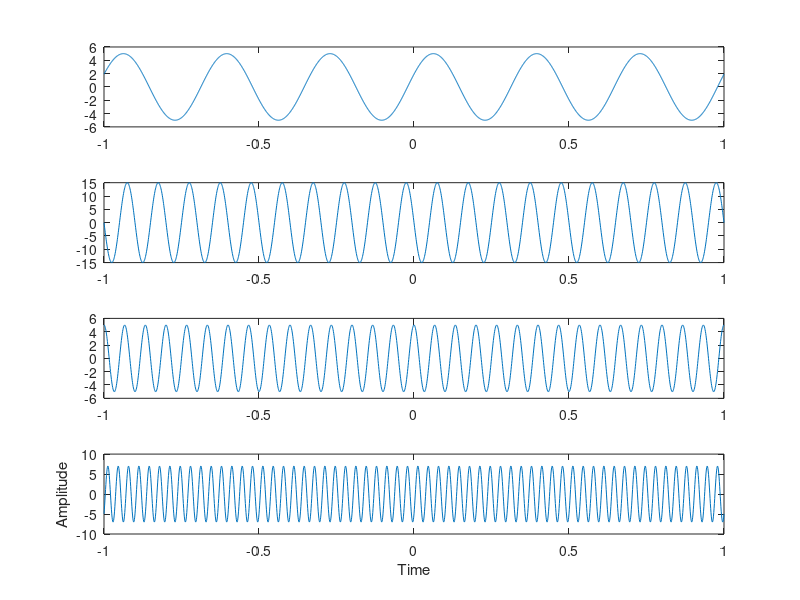
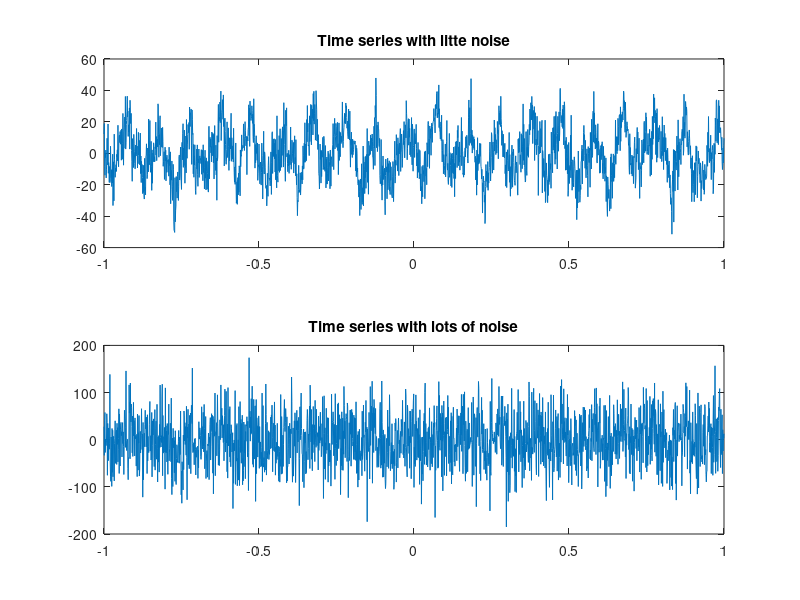
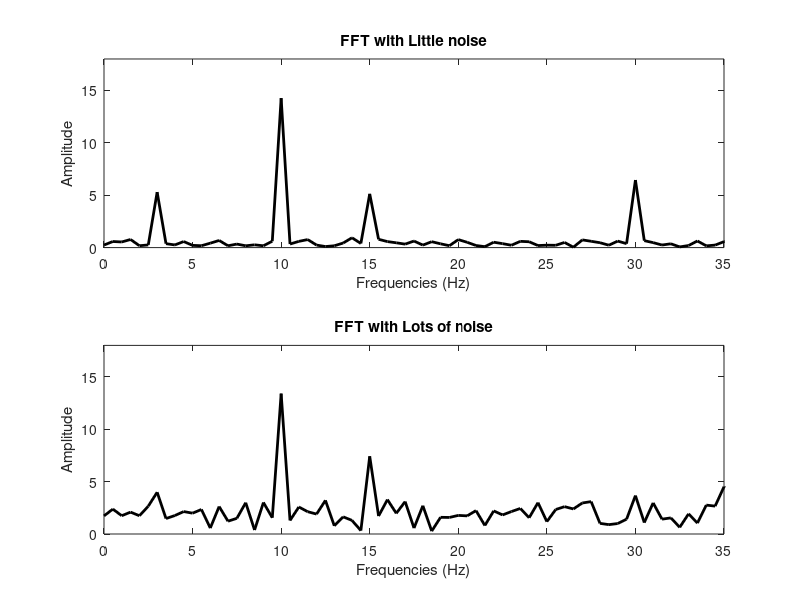

The MATLAB source for these figures, in order: (Note: this script raises an error after producing the figures.)
%%%%%%%% Problem set: Spectral analyses %%%%%%%%%%

%% 1. Generate 10 seconds of data at 1 Hz, comprising 4 sine waves with
% different frequencies (1-30 Hz) and different amplitudes

srate = 1000;
frex = [3 10 15 30];
amplit = [5 15 5 7];
phases = [pi/8 pi pi/2 -pi/4];
time = -1:1/srate:1;
pnts = length(time);
% Create sine waves
sine_waves =  zeros(length(frex),length(time));

for fi=1:length(frex)
    sine_waves(fi,:) = amplit(fi) * sin(2*pi*time*frex(fi) + phases(fi));
end

littleNoise = randn(size(time)) * 10;
lotsofNoise = randn(size(time)) * 50;

figure(1), clf

for snum=1:4
    subplot(4,1,snum)
    plot(time,sine_waves(snum,:))
end
xlabel("Time"), ylabel("Amplitude")

% Plot summed sine waves with little noise
figure(2), clf
subplot(211)
plot(time, sum(sine_waves)+littleNoise)
title('Time series with litte noise')

subplot(212)
plot(time, sum(sine_waves)+lotsofNoise)
title('Time series with lots of noise')

%% 2. Compute the power spectrum of the simulated time series (use FFT)

figure(3), clf

for noisei=1:2
    % FFT
    if noisei==1
        f = fft(sum(sine_waves,1)+littleNoise)/pnts;
    else
        f = fft(sum(sine_waves,1)+lotsofNoise)/pnts;
    end
    % compute frequencies in Hz
    hz = linspace(0,srate,pnts);
    % plot the amplitude spectrum
    
    subplot(2,1,noisei)
    plot(hz,2*abs(f),'k','linew',2)
    xlabel('Frequencies (Hz)'), ylabel('Amplitude')
    set(gca,'xlim',[0 35], 'ylim', [0 max(amplit)*1.2])

    if noisei==1
        title('FFT with Little noise')
    else
        title('FFT with Lots of noise')
    end
end

%% 3. Compute the power spectrum of data from electrode 7 in the laminar V1 dât.

% load the LFP data
load v1_laminar.mat
pnts = length(timevec);
% pick which channel
chan2use = 7;

% FFT of all trials individually
powspectSeparate = fft(squeeze(csd(chan2use,:,:)),[],1)/pnts;
% Average the single-trial spectra together
powspectSeparate = mean(2*abs(powspectSeparate),1);

% now average first, then take the FFT of the trial average
powspectAverage = 2 * abs(fft(mean(csd(chan2use,:,:),3))/pnts);

% frequencies in Hz
hz = linspace(0,srate/2,floor(pnts/2)+1);

% plot
figure(4), clf 
subplot(211)
plot(hz,powspectSeparate(1:length(hz)),'linew',4)
set(gca,'xlim',[0 100])
xlabel('Frequency (Hz)'), ylabel('Amplitude')

subplot(212)
plot(hz,powspectAverage(1:length(hz)),'LineWidth',4)
xlabel('Frequency(Hz)'), ylabel('Amplitude')
set(gca,'xlim',[0 100])

%% 4. Fourier transform ffrom scratch!

N = 20;
signal = randn(1,N);
fTime = (0:N-1)/N;

% initialize Fourier output matrix
fourierCoefs = zeros(size(signal));

for fi=1:N
    fourierSine = exp(-1i*2*pi*(fi-1)*fTime);
    fourierCoefs(fi) = dot(signal,fourierSine);
end

fourierCoefs = fourierCoefs/N;

figure(5), clf
subplot(211)
plot(signal)
title('Data')

subplot(212)
plot(abs(fourierCoefs)*2,'*-')
xlabel('Frequency (a.u.)')

fourierCoefsF = fft(signal)/N;

hold on
plot(abs(fourierCoefsF)*2,'ro')
legend({'Manual FT';'FFT'})

%% 5. Zero-padding and interpolation

load uANTS_timefreq_MATLABfiles/v1_laminar.mat
chan2use = 7;
pnts = length(timevec);
tidx(1) = dsearchn(timevec',0);
tidx(2) = dsearchn(timevec',.5);

nfft = 2 * (diff(tidx)+1);

powspect = mean(2*abs(fft(squeeze(csd(chan2use,tidx(1):tidx(2),:)),nfft,1)/pnts).^2,2);
hz = linspace(0, srate/2, floor(nfft/2)+1);

figure(7), clf
plot(hz, powspect(1:length(hz)),'k-o')
set(gca, 'xlim', [0 120])

%% 6. Poor man's filter via frequency-domain manipulations.

srate=1234;
npnts = srate*3;
time = (0:npnts-1)/srate;

% the key parameter of pink noise is the exponential decay
ed = 50;
as = rand(1,npnts).* exp(-(0:npnts-1)/ed);
fc = as.* exp(1i*2*pi*rand(size(as)));

signal = real(ifft(fc)) * npnts;

% add 50 Hz line noise
signal = signal + sin(2*pi*50*time);

% compute its spectrum
hz =linspace(0,srate/2, floor(npnts/2)+1);
signal1X = fft(signal);

figure(8), clf
subplot(211)
plot(time,signal, 'k')
xlabel('TIme'), ylabel('Activity')

subplot(212)
plot(hz, (2*abs(signal1X(1:length(hz)))/npnts).^2,'k')
set(gca,'xlim',[0 80])
xlabel('Frequency'), ylabel('Amplitude')

% zero-out the 50 Hz component
% find the index into the frequencies vector at 50 hz
hz50ix = dsearchn(hz',50);

% create a copy of the Fourier transform
signal1Xf = signal1X;

%sero-out the 50Hz component
signal1Xf(hz50ix) = 0;
signal1Xf(end-hz50ix+2) = 0;

% take the ifft
signalff = real(ifft(signal1Xf));

signal1Xf = fft(signalff);

% plot
figure(9), clf
subplot(211), hold on
plot(time,signal, 'k')
plot(time,signalff,'r')
xlabel('TIme'), ylabel('Activity')

subplot(212), hold on
plot(hz, (2*abs(signal1X(1:length(hz)))/npnts),'k')
plot(hz, (2*abs(signal1Xf(1:length(hz)))/npnts),'ro-')
set(gca,'xlim',[0 80])
xlabel('Frequency'), ylabel('Amplitude')
